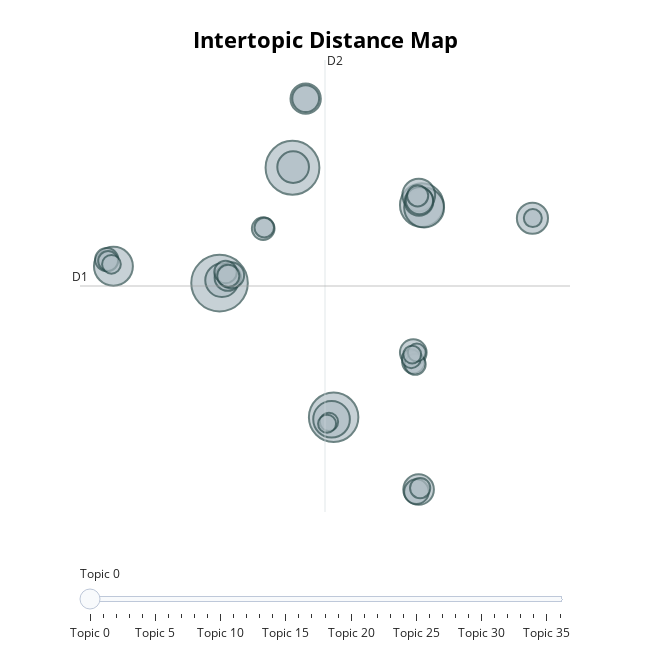

Notebook cell for this chart:
### Code cell
model.visualize_topics()

### Figure 1 — Plotly figure (JSON) as saved in the notebook; plotly's stock layout.template omitted (floating-point values rounded to 4 significant figures)
{"data": [{"customdata": [[0, "catholic | church | protestant | religion | clergy", 810], [1, "noble | lord | noble lord | subject | house", 733], [2, "army | service | officer | military | men", 619], [3, "bill | committee | read | second | time", 484], [4, "petition | petitioner | meeting | presented | presented petition", 403], [5, "debt | sum | money | year | tax", 384], [6, "country | war | power | government | nation", 340], [7, "parliament | house | opinion | government | principle", 282], [8, "punishment | offence | libel | law | crime", 272], [9, "country | subject | house | lord | said", 254], [10, "noble | noble lord | lord | duke | earl", 245], [11, "friend | learned friend | learned | night | noble", 237], [12, "trade | country | commerce | colony | state", 233], [13, "witness | evidence | testimony | lordship | bar", 208], [14, "lordship | inquiry | lord | question | noble", 187], [15, "corn | tax | price | irish | grain", 182], [16, "motion | measure | present motion | present | oppose", 180], [17, "baronet | baronet sir | sir | baronet baronet | gallon", 176], [18, "royal highness | highness | room | royal | slept", 173], [19, "danger | country | security | dangerous | safety", 154], [20, "amount | million | amounted | beer | including", 137], [21, "thought | duty | withdraw | motion | withdraw motion", 130], [22, "ship | vessel | fleet | seaman | coast", 129], [23, "evidence | principle | proof | however | answer", 127], [24, "wished | majesty | wish | house | table", 125], [25, "case | judge | proceeding | lordship | justice", 113], [26, "member | member member | learned | dissent | member side", 111], [27, "fraud | law | friend | learned | case", 104], [28, "year | estimate | last year | loan | last", 100], [29, "charge | said | clerk | forward | proof", 97], [30, "objection | objected | objection objection | reference | objection principle", 91], [31, "circulation | currency | note | paper | gold", 89], [32, "virtue | honourable | nation | country | man", 85], [33, "remedy | heart | distress | suffering | saw", 82], [34, "earl | noble earl | noble | earl opposite | marquis", 82], [35, "fund | consolidated fund | consolidated | time | went", 81], [36, "amendment | moved | discussion | support amendment | st", 80]], "hovertemplate": "<b>Topic %{customdata[0]}</b><br>%{customdata[1]}<br>Size: %{customdata[2]}", "legendgroup": "", "marker": {"color": "#B0BEC5", "size": [810, 733, 619, 484, 403, 384, 340, 282, 272, 254, 245, 237, 233, 208, 187, 182, 180, 176, 173, 154, 137, 130, 129, 127, 125, 113, 111, 104, 100, 97, 91, 89, 85, 82, 82, 81, 80], "sizemode": "area", "sizeref": 0.5062, "symbol": "circle", "line": {"color": "DarkSlateGrey", "width": 2}}, "mode": "markers", "name": "", "orientation": "v", "showlegend": false, "x": [-5.081, 0.5837, 3.78, 10.63, 10.81, -13.32, 3.618, -4.894, 10.39, 0.6353, 19.22, 10.38, 1.608, 10.41, 10.44, 1.609, 9.965, -4.44, -4.187, 10.21, -13.84, -1.689, -4.614, 9.979, -4.404, 10.3, 10.11, 10.5, -13.74, -1.61, 9.809, -13.48, 3.417, 3.269, 19.25, 10.24, 9.883], "xaxis": "x", "y": [5.738, 14.8, -4.808, 11.87, 11.68, 7.066, -4.97, 5.957, 12.66, 14.86, 10.83, -10.49, 20.24, 12.15, 12.23, 20.24, 0.276, 6.166, 6.348, -10.66, 7.586, 10.02, 6.617, -0.4888, 6.298, 12.6, -0.6437, -10.37, 7.479, 10.1, -0.2066, 7.219, -5.171, -5.32, 10.85, 0.2794, 0.1174], "yaxis": "y", "type": "scatter"}], "layout": {"xaxis": {"anchor": "y", "domain": [0.0, 1.0], "title": {"text": ""}, "visible": false, "range": [-15.92, 22.14]}, "yaxis": {"anchor": "x", "domain": [0.0, 1.0], "title": {"text": ""}, "visible": false, "range": [-12.26, 23.28]}, "legend": {"tracegroupgap": 0, "itemsizing": "constant"}, "margin": {"t": 60}, "title": {"font": {"size": 22, "color": "Black"}, "text": "<b>Intertopic Distance Map</b>", "y": 0.95, "x": 0.5, "xanchor": "center", "yanchor": "top"}, "hoverlabel": {"font": {"size": 16, "family": "Rockwell"}, "bgcolor": "white"}, "width": 650, "height": 650, "sliders": [{"active": 0, "pad": {"t": 50}, "steps": [{"args": [{"marker.color": [["red", "#B0BEC5", "#B0BEC5", "#B0BEC5", "#B0BEC5", "#B0BEC5", "#B0BEC5", "#B0BEC5", "#B0BEC5", "#B0BEC5", "#B0BEC5", "#B0BEC5", "#B0BEC5", "#B0BEC5", "#B0BEC5", "#B0BEC5", "#B0BEC5", "#B0BEC5", "#B0BEC5", "#B0BEC5", "#B0BEC5", "#B0BEC5", "#B0BEC5", "#B0BEC5", "#B0BEC5", "#B0BEC5", "#B0BEC5", "#B0BEC5", "#B0BEC5", "#B0BEC5", "#B0BEC5", "#B0BEC5", "#B0BEC5", "#B0BEC5", "#B0BEC5", "#B0BEC5", "#B0BEC5"]]}], "label": "Topic 0", "method": "update"}, {"args": [{"marker.color": [["#B0BEC5", "red", "#B0BEC5", "#B0BEC5", "#B0BEC5", "#B0BEC5", "#B0BEC5", "#B0BEC5", "#B0BEC5", "#B0BEC5", "#B0BEC5", "#B0BEC5", "#B0BEC5", "#B0BEC5", "#B0BEC5", "#B0BEC5", "#B0BEC5", "#B0BEC5", "#B0BEC5", "#B0BEC5", "#B0BEC5", "#B0BEC5", "#B0BEC5", "#B0BEC5", "#B0BEC5", "#B0BEC5", "#B0BEC5", "#B0BEC5", "#B0BEC5", "#B0BEC5", "#B0BEC5", "#B0BEC5", "#B0BEC5", "#B0BEC5", "#B0BEC5", "#B0BEC5", "#B0BEC5"]]}], "label": "Topic 1", "method": "update"}, {"args": [{"marker.color": [["#B0BEC5", "#B0BEC5", "red", "#B0BEC5", "#B0BEC5", "#B0BEC5", "#B0BEC5", "#B0BEC5", "#B0BEC5", "#B0BEC5", "#B0BEC5", "#B0BEC5", "#B0BEC5", "#B0BEC5", "#B0BEC5", "#B0BEC5", "#B0BEC5", "#B0BEC5", "#B0BEC5", "#B0BEC5", "#B0BEC5", "#B0BEC5", "#B0BEC5", "#B0BEC5", "#B0BEC5", "#B0BEC5", "#B0BEC5", "#B0BEC5", "#B0BEC5", "#B0BEC5", "#B0BEC5", "#B0BEC5", "#B0BEC5", "#B0BEC5", "#B0BEC5", "#B0BEC5", "#B0BEC5"]]}], "label": "Topic 2", "method": "update"}, {"args": [{"marker.color": [["#B0BEC5", "#B0BEC5", "#B0BEC5", "red", "#B0BEC5", "#B0BEC5", "#B0BEC5", "#B0BEC5", "#B0BEC5", "#B0BEC5", "#B0BEC5", "#B0BEC5", "#B0BEC5", "#B0BEC5", "#B0BEC5", "#B0BEC5", "#B0BEC5", "#B0BEC5", "#B0BEC5", "#B0BEC5", "#B0BEC5", "#B0BEC5", "#B0BEC5", "#B0BEC5", "#B0BEC5", "#B0BEC5", "#B0BEC5", "#B0BEC5", "#B0BEC5", "#B0BEC5", "#B0BEC5", "#B0BEC5", "#B0BEC5", "#B0BEC5", "#B0BEC5", "#B0BEC5", "#B0BEC5"]]}], "label": "Topic 3", "method": "update"}, {"args": [{"marker.color": [["#B0BEC5", "#B0BEC5", "#B0BEC5", "#B0BEC5", "red", "#B0BEC5", "#B0BEC5", "#B0BEC5", "#B0BEC5", "#B0BEC5", "#B0BEC5", "#B0BEC5", "#B0BEC5", "#B0BEC5", "#B0BEC5", "#B0BEC5", "#B0BEC5", "#B0BEC5", "#B0BEC5", "#B0BEC5", "#B0BEC5", "#B0BEC5", "#B0BEC5", "#B0BEC5", "#B0BEC5", "#B0BEC5", "#B0BEC5", "#B0BEC5", "#B0BEC5", "#B0BEC5", "#B0BEC5", "#B0BEC5", "#B0BEC5", "#B0BEC5", "#B0BEC5", "#B0BEC5", "#B0BEC5"]]}], "label": "Topic 4", "method": "update"}, {"args": [{"marker.color": [["#B0BEC5", "#B0BEC5", "#B0BEC5", "#B0BEC5", "#B0BEC5", "red", "#B0BEC5", "#B0BEC5", "#B0BEC5", "#B0BEC5", "#B0BEC5", "#B0BEC5", "#B0BEC5", "#B0BEC5", "#B0BEC5", "#B0BEC5", "#B0BEC5", "#B0BEC5", "#B0BEC5", "#B0BEC5", "#B0BEC5", "#B0BEC5", "#B0BEC5", "#B0BEC5", "#B0BEC5", "#B0BEC5", "#B0BEC5", "#B0BEC5", "#B0BEC5", "#B0BEC5", "#B0BEC5", "#B0BEC5", "#B0BEC5", "#B0BEC5", "#B0BEC5", "#B0BEC5", "#B0BEC5"]]}], "label": "Topic 5", "method": "update"}, {"args": [{"marker.color": [["#B0BEC5", "#B0BEC5", "#B0BEC5", "#B0BEC5", "#B0BEC5", "#B0BEC5", "red", "#B0BEC5", "#B0BEC5", "#B0BEC5", "#B0BEC5", "#B0BEC5", "#B0BEC5", "#B0BEC5", "#B0BEC5", "#B0BEC5", "#B0BEC5", "#B0BEC5", "#B0BEC5", "#B0BEC5", "#B0BEC5", "#B0BEC5", "#B0BEC5", "#B0BEC5", "#B0BEC5", "#B0BEC5", "#B0BEC5", "#B0BEC5", "#B0BEC5", "#B0BEC5", "#B0BEC5", "#B0BEC5", "#B0BEC5", "#B0BEC5", "#B0BEC5", "#B0BEC5", "#B0BEC5"]]}], "label": "Topic 6", "method": "update"}, {"args": [{"marker.color": [["#B0BEC5", "#B0BEC5", "#B0BEC5", "#B0BEC5", "#B0BEC5", "#B0BEC5", "#B0BEC5", "red", "#B0BEC5", "#B0BEC5", "#B0BEC5", "#B0BEC5", "#B0BEC5", "#B0BEC5", "#B0BEC5", "#B0BEC5", "#B0BEC5", "#B0BEC5", "#B0BEC5", "#B0BEC5", "#B0BEC5", "#B0BEC5", "#B0BEC5", "#B0BEC5", "#B0BEC5", "#B0BEC5", "#B0BEC5", "#B0BEC5", "#B0BEC5", "#B0BEC5", "#B0BEC5", "#B0BEC5", "#B0BEC5", "#B0BEC5", "#B0BEC5", "#B0BEC5", "#B0BEC5"]]}], "label": "Topic 7", "method": "update"}, {"args": [{"marker.color": [["#B0BEC5", "#B0BEC5", "#B0BEC5", "#B0BEC5", "#B0BEC5", "#B0BEC5", "#B0BEC5", "#B0BEC5", "red", "#B0BEC5", "#B0BEC5", "#B0BEC5", "#B0BEC5", "#B0BEC5", "#B0BEC5", "#B0BEC5", "#B0BEC5", "#B0BEC5", "#B0BEC5", "#B0BEC5", "#B0BEC5", "#B0BEC5", "#B0BEC5", "#B0BEC5", "#B0BEC5", "#B0BEC5", "#B0BEC5", "#B0BEC5", "#B0BEC5", "#B0BEC5", "#B0BEC5", "#B0BEC5", "#B0BEC5", "#B0BEC5", "#B0BEC5", "#B0BEC5", "#B0BEC5"]]}], "label": "Topic 8", "method": "update"}, {"args": [{"marker.color": [["#B0BEC5", "#B0BEC5", "#B0BEC5", "#B0BEC5", "#B0BEC5", "#B0BEC5", "#B0BEC5", "#B0BEC5", "#B0BEC5", "red", "#B0BEC5", "#B0BEC5", "#B0BEC5", "#B0BEC5", "#B0BEC5", "#B0BEC5", "#B0BEC5", "#B0BEC5", "#B0BEC5", "#B0BEC5", "#B0BEC5", "#B0BEC5", "#B0BEC5", "#B0BEC5", "#B0BEC5", "#B0BEC5", "#B0BEC5", "#B0BEC5", "#B0BEC5", "#B0BEC5", "#B0BEC5", "#B0BEC5", "#B0BEC5", "#B0BEC5", "#B0BEC5", "#B0BEC5", "#B0BEC5"]]}], "label": "Topic 9", "method": "update"}, {"args": [{"marker.color": [["#B0BEC5", "#B0BEC5", "#B0BEC5", "#B0BEC5", "#B0BEC5", "#B0BEC5", "#B0BEC5", "#B0BEC5", "#B0BEC5", "#B0BEC5", "red", "#B0BEC5", "#B0BEC5", "#B0BEC5", "#B0BEC5", "#B0BEC5", "#B0BEC5", "#B0BEC5", "#B0BEC5", "#B0BEC5", "#B0BEC5", "#B0BEC5", "#B0BEC5", "#B0BEC5", "#B0BEC5", "#B0BEC5", "#B0BEC5", "#B0BEC5", "#B0BEC5", "#B0BEC5", "#B0BEC5", "#B0BEC5", "#B0BEC5", "#B0BEC5", "#B0BEC5", "#B0BEC5", "#B0BEC5"]]}], "label": "Topic 10", "method": "update"}, {"args": [{"marker.color": [["#B0BEC5", "#B0BEC5", "#B0BEC5", "#B0BEC5", "#B0BEC5", "#B0BEC5", "#B0BEC5", "#B0BEC5", "#B0BEC5", "#B0BEC5", "#B0BEC5", "red", "#B0BEC5", "#B0BEC5", "#B0BEC5", "#B0BEC5", "#B0BEC5", "#B0BEC5", "#B0BEC5", "#B0BEC5", "#B0BEC5", "#B0BEC5", "#B0BEC5", "#B0BEC5", "#B0BEC5", "#B0BEC5", "#B0BEC5", "#B0BEC5", "#B0BEC5", "#B0BEC5", "#B0BEC5", "#B0BEC5", "#B0BEC5", "#B0BEC5", "#B0BEC5", "#B0BEC5", "#B0BEC5"]]}], "label": "Topic 11", "method": "update"}, {"args": [{"marker.color": [["#B0BEC5", "#B0BEC5", "#B0BEC5", "#B0BEC5", "#B0BEC5", "#B0BEC5", "#B0BEC5", "#B0BEC5", "#B0BEC5", "#B0BEC5", "#B0BEC5", "#B0BEC5", "red", "#B0BEC5", "#B0BEC5", "#B0BEC5", "#B0BEC5", "#B0BEC5", "#B0BEC5", "#B0BEC5", "#B0BEC5", "#B0BEC5", "#B0BEC5", "#B0BEC5", "#B0BEC5", "#B0BEC5", "#B0BEC5", "#B0BEC5", "#B0BEC5", "#B0BEC5", "#B0BEC5", "#B0BEC5", "#B0BEC5", "#B0BEC5", "#B0BEC5", "#B0BEC5", "#B0BEC5"]]}], "label": "Topic 12", "method": "update"}, {"args": [{"marker.color": [["#B0BEC5", "#B0BEC5", "#B0BEC5", "#B0BEC5", "#B0BEC5", "#B0BEC5", "#B0BEC5", "#B0BEC5", "#B0BEC5", "#B0BEC5", "#B0BEC5", "#B0BEC5", "#B0BEC5", "red", "#B0BEC5", "#B0BEC5", "#B0BEC5", "#B0BEC5", "#B0BEC5", "#B0BEC5", "#B0BEC5", "#B0BEC5", "#B0BEC5", "#B0BEC5", "#B0BEC5", "#B0BEC5", "#B0BEC5", "#B0BEC5", "#B0BEC5", "#B0BEC5", "#B0BEC5", "#B0BEC5", "#B0BEC5", "#B0BEC5", "#B0BEC5", "#B0BEC5", "#B0BEC5"]]}], "label": "Topic 13", "method": "update"}, {"args": [{"marker.color": [["#B0BEC5", "#B0BEC5", "#B0BEC5", "#B0BEC5", "#B0BEC5", "#B0BEC5", "#B0BEC5", "#B0BEC5", "#B0BEC5", "#B0BEC5", "#B0BEC5", "#B0BEC5", "#B0BEC5", "#B0BEC5", "red", "#B0BEC5", "#B0BEC5", "#B0BEC5", "#B0BEC5", "#B0BEC5", "#B0BEC5", "#B0BEC5", "#B0BEC5", "#B0BEC5", "#B0BEC5", "#B0BEC5", "#B0BEC5", "#B0BEC5", "#B0BEC5", "#B0BEC5", "#B0BEC5", "#B0BEC5", "#B0BEC5", "#B0BEC5", "#B0BEC5", "#B0BEC5", "#B0BEC5"]]}], "label": "Topic 14", "method": "update"}, {"args": [{"marker.color": [["#B0BEC5", "#B0BEC5", "#B0BEC5", "#B0BEC5", "#B0BEC5", "#B0BEC5", "#B0BEC5", "#B0BEC5", "#B0BEC5", "#B0BEC5", "#B0BEC5", "#B0BEC5", "#B0BEC5", "#B0BEC5", "#B0BEC5", "red", "#B0BEC5", "#B0BEC5", "#B0BEC5", "#B0BEC5", "#B0BEC5", "#B0BEC5", "#B0BEC5", "#B0BEC5", "#B0BEC5", "#B0BEC5", "#B0BEC5", "#B0BEC5", "#B0BEC5", "#B0BEC5", "#B0BEC5", "#B0BEC5", "#B0BEC5", "#B0BEC5", "#B0BEC5", "#B0BEC5", "#B0BEC5"]]}], "label": "Topic 15", "method": "update"}, {"args": [{"marker.color": [["#B0BEC5", "#B0BEC5", "#B0BEC5", "#B0BEC5", "#B0BEC5", "#B0BEC5", "#B0BEC5", "#B0BEC5", "#B0BEC5", "#B0BEC5", "#B0BEC5", "#B0BEC5", "#B0BEC5", "#B0BEC5", "#B0BEC5", "#B0BEC5", "red", "#B0BEC5", "#B0BEC5", "#B0BEC5", "#B0BEC5", "#B0BEC5", "#B0BEC5", "#B0BEC5", "#B0BEC5", "#B0BEC5", "#B0BEC5", "#B0BEC5", "#B0BEC5", "#B0BEC5", "#B0BEC5", "#B0BEC5", "#B0BEC5", "#B0BEC5", "#B0BEC5", "#B0BEC5", "#B0BEC5"]]}], "label": "Topic 16", "method": "update"}, {"args": [{"marker.color": [["#B0BEC5", "#B0BEC5", "#B0BEC5", "#B0BEC5", "#B0BEC5", "#B0BEC5", "#B0BEC5", "#B0BEC5", "#B0BEC5", "#B0BEC5", "#B0BEC5", "#B0BEC5", "#B0BEC5", "#B0BEC5", "#B0BEC5", "#B0BEC5", "#B0BEC5", "red", "#B0BEC5", "#B0BEC5", "#B0BEC5", "#B0BEC5", "#B0BEC5", "#B0BEC5", "#B0BEC5", "#B0BEC5", "#B0BEC5", "#B0BEC5", "#B0BEC5", "#B0BEC5", "#B0BEC5", "#B0BEC5", "#B0BEC5", "#B0BEC5", "#B0BEC5", "#B0BEC5", "#B0BEC5"]]}], "label": "Topic 17", "method": "update"}, {"args": [{"marker.color": [["#B0BEC5", "#B0BEC5", "#B0BEC5", "#B0BEC5", "#B0BEC5", "#B0BEC5", "#B0BEC5", "#B0BEC5", "#B0BEC5", "#B0BEC5", "#B0BEC5", "#B0BEC5", "#B0BEC5", "#B0BEC5", "#B0BEC5", "#B0BEC5", "#B0BEC5", "#B0BEC5", "red", "#B0BEC5", "#B0BEC5", "#B0BEC5", "#B0BEC5", "#B0BEC5", "#B0BEC5", "#B0BEC5", "#B0BEC5", "#B0BEC5", "#B0BEC5", "#B0BEC5", "#B0BEC5", "#B0BEC5", "#B0BEC5", "#B0BEC5", "#B0BEC5", "#B0BEC5", "#B0BEC5"]]}], "label": "Topic 18", "method": "update"}, {"args": [{"marker.color": [["#B0BEC5", "#B0BEC5", "#B0BEC5", "#B0BEC5", "#B0BEC5", "#B0BEC5", "#B0BEC5", "#B0BEC5", "#B0BEC5", "#B0BEC5", "#B0BEC5", "#B0BEC5", "#B0BEC5", "#B0BEC5", "#B0BEC5", "#B0BEC5", "#B0BEC5", "#B0BEC5", "#B0BEC5", "red", "#B0BEC5", "#B0BEC5", "#B0BEC5", "#B0BEC5", "#B0BEC5", "#B0BEC5", "#B0BEC5", "#B0BEC5", "#B0BEC5", "#B0BEC5", "#B0BEC5", "#B0BEC5", "#B0BEC5", "#B0BEC5", "#B0BEC5", "#B0BEC5", "#B0BEC5"]]}], "label": "Topic 19", "method": "update"}, {"args": [{"marker.color": [["#B0BEC5", "#B0BEC5", "#B0BEC5", "#B0BEC5", "#B0BEC5", "#B0BEC5", "#B0BEC5", "#B0BEC5", "#B0BEC5", "#B0BEC5", "#B0BEC5", "#B0BEC5", "#B0BEC5", "#B0BEC5", "#B0BEC5", "#B0BEC5", "#B0BEC5", "#B0BEC5", "#B0BEC5", "#B0BEC5", "red", "#B0BEC5", "#B0BEC5", "#B0BEC5", "#B0BEC5", "#B0BEC5", "#B0BEC5", "#B0BEC5", "#B0BEC5", "#B0BEC5", "#B0BEC5", "#B0BEC5", "#B0BEC5", "#B0BEC5", "#B0BEC5", "#B0BEC5", "#B0BEC5"]]}], "label": "Topic 20", "method": "update"}, {"args": [{"marker.color": [["#B0BEC5", "#B0BEC5", "#B0BEC5", "#B0BEC5", "#B0BEC5", "#B0BEC5", "#B0BEC5", "#B0BEC5", "#B0BEC5", "#B0BEC5", "#B0BEC5", "#B0BEC5", "#B0BEC5", "#B0BEC5", "#B0BEC5", "#B0BEC5", "#B0BEC5", "#B0BEC5", "#B0BEC5", "#B0BEC5", "#B0BEC5", "red", "#B0BEC5", "#B0BEC5", "#B0BEC5", "#B0BEC5", "#B0BEC5", "#B0BEC5", "#B0BEC5", "#B0BEC5", "#B0BEC5", "#B0BEC5", "#B0BEC5", "#B0BEC5", "#B0BEC5", "#B0BEC5", "#B0BEC5"]]}], "label": "Topic 21", "method": "update"}, {"args": [{"marker.color": [["#B0BEC5", "#B0BEC5", "#B0BEC5", "#B0BEC5", "#B0BEC5", "#B0BEC5", "#B0BEC5", "#B0BEC5", "#B0BEC5", "#B0BEC5", "#B0BEC5", "#B0BEC5", "#B0BEC5", "#B0BEC5", "#B0BEC5", "#B0BEC5", "#B0BEC5", "#B0BEC5", "#B0BEC5", "#B0BEC5", "#B0BEC5", "#B0BEC5", "red", "#B0BEC5", "#B0BEC5", "#B0BEC5", "#B0BEC5", "#B0BEC5", "#B0BEC5", "#B0BEC5", "#B0BEC5", "#B0BEC5", "#B0BEC5", "#B0BEC5", "#B0BEC5", "#B0BEC5", "#B0BEC5"]]}], "label": "Topic 22", "method": "update"}, {"args": [{"marker.color": [["#B0BEC5", "#B0BEC5", "#B0BEC5", "#B0BEC5", "#B0BEC5", "#B0BEC5", "#B0BEC5", "#B0BEC5", "#B0BEC5", "#B0BEC5", "#B0BEC5", "#B0BEC5", "#B0BEC5", "#B0BEC5", "#B0BEC5", "#B0BEC5", "#B0BEC5", "#B0BEC5", "#B0BEC5", "#B0BEC5", "#B0BEC5", "#B0BEC5", "#B0BEC5", "red", "#B0BEC5", "#B0BEC5", "#B0BEC5", "#B0BEC5", "#B0BEC5", "#B0BEC5", "#B0BEC5", "#B0BEC5", "#B0BEC5", "#B0BEC5", "#B0BEC5", "#B0BEC5", "#B0BEC5"]]}], "label": "Topic 23", "method": "update"}, {"args": [{"marker.color": [["#B0BEC5", "#B0BEC5", "#B0BEC5", "#B0BEC5", "#B0BEC5", "#B0BEC5", "#B0BEC5", "#B0BEC5", "#B0BEC5", "#B0BEC5", "#B0BEC5", "#B0BEC5", "#B0BEC5", "#B0BEC5", "#B0BEC5", "#B0BEC5", "#B0BEC5", "#B0BEC5", "#B0BEC5", "#B0BEC5", "#B0BEC5", "#B0BEC5", "#B0BEC5", "#B0BEC5", "red", "#B0BEC5", "#B0BEC5", "#B0BEC5", "#B0BEC5", "#B0BEC5", "#B0BEC5", "#B0BEC5", "#B0BEC5", "#B0BEC5", "#B0BEC5", "#B0BEC5", "#B0BEC5"]]}], "label": "Topic 24", "method": "update"}, {"args": [{"marker.color": [["#B0BEC5", "#B0BEC5", "#B0BEC5", "#B0BEC5", "#B0BEC5", "#B0BEC5", "#B0BEC5", "#B0BEC5", "#B0BEC5", "#B0BEC5", "#B0BEC5", "#B0BEC5", "#B0BEC5", "#B0BEC5", "#B0BEC5", "#B0BEC5", "#B0BEC5", "#B0BEC5", "#B0BEC5", "#B0BEC5", "#B0BEC5", "#B0BEC5", "#B0BEC5", "#B0BEC5", "#B0BEC5", "red", "#B0BEC5", "#B0BEC5", "#B0BEC5", "#B0BEC5", "#B0BEC5", "#B0BEC5", "#B0BEC5", "#B0BEC5", "#B0BEC5", "#B0BEC5", "#B0BEC5"]]}], "label": "Topic 25", "method": "update"}, {"args": [{"marker.color": [["#B0BEC5", "#B0BEC5", "#B0BEC5", "#B0BEC5", "#B0BEC5", "#B0BEC5", "#B0BEC5", "#B0BEC5", "#B0BEC5", "#B0BEC5", "#B0BEC5", "#B0BEC5", "#B0BEC5", "#B0BEC5", "#B0BEC5", "#B0BEC5", "#B0BEC5", "#B0BEC5", "#B0BEC5", "#B0BEC5", "#B0BEC5", "#B0BEC5", "#B0BEC5", "#B0BEC5", "#B0BEC5", "#B0BEC5", "red", "#B0BEC5", "#B0BEC5", "#B0BEC5", "#B0BEC5", "#B0BEC5", "#B0BEC5", "#B0BEC5", "#B0BEC5", "#B0BEC5", "#B0BEC5"]]}], "label": "Topic 26", "method": "update"}, {"args": [{"marker.color": [["#B0BEC5", "#B0BEC5", "#B0BEC5", "#B0BEC5", "#B0BEC5", "#B0BEC5", "#B0BEC5", "#B0BEC5", "#B0BEC5", "#B0BEC5", "#B0BEC5", "#B0BEC5", "#B0BEC5", "#B0BEC5", "#B0BEC5", "#B0BEC5", "#B0BEC5", "#B0BEC5", "#B0BEC5", "#B0BEC5", "#B0BEC5", "#B0BEC5", "#B0BEC5", "#B0BEC5", "#B0BEC5", "#B0BEC5", "#B0BEC5", "red", "#B0BEC5", "#B0BEC5", "#B0BEC5", "#B0BEC5", "#B0BEC5", "#B0BEC5", "#B0BEC5", "#B0BEC5", "#B0BEC5"]]}], "label": "Topic 27", "method": "update"}, {"args": [{"marker.color": [["#B0BEC5", "#B0BEC5", "#B0BEC5", "#B0BEC5", "#B0BEC5", "#B0BEC5", "#B0BEC5", "#B0BEC5", "#B0BEC5", "#B0BEC5", "#B0BEC5", "#B0BEC5", "#B0BEC5", "#B0BEC5", "#B0BEC5", "#B0BEC5", "#B0BEC5", "#B0BEC5", "#B0BEC5", "#B0BEC5", "#B0BEC5", "#B0BEC5", "#B0BEC5", "#B0BEC5", "#B0BEC5", "#B0BEC5", "#B0BEC5", "#B0BEC5", "red", "#B0BEC5", "#B0BEC5", "#B0BEC5", "#B0BEC5", "#B0BEC5", "#B0BEC5", "#B0BEC5", "#B0BEC5"]]}], "label": "Topic 28", "method": "update"}, {"args": [{"marker.color": [["#B0BEC5", "#B0BEC5", "#B0BEC5", "#B0BEC5", "#B0BEC5", "#B0BEC5", "#B0BEC5", "#B0BEC5", "#B0BEC5", "#B0BEC5", "#B0BEC5", "#B0BEC5", "#B0BEC5", "#B0BEC5", "#B0BEC5", "#B0BEC5", "#B0BEC5", "#B0BEC5", "#B0BEC5", "#B0BEC5", "#B0BEC5", "#B0BEC5", "#B0BEC5", "#B0BEC5", "#B0BEC5", "#B0BEC5", "#B0BEC5", "#B0BEC5", "#B0BEC5", "red", "#B0BEC5", "#B0BEC5", "#B0BEC5", "#B0BEC5", "#B0BEC5", "#B0BEC5", "#B0BEC5"]]}], "label": "Topic 29", "method": "update"}, {"args": [{"marker.color": [["#B0BEC5", "#B0BEC5", "#B0BEC5", "#B0BEC5", "#B0BEC5", "#B0BEC5", "#B0BEC5", "#B0BEC5", "#B0BEC5", "#B0BEC5", "#B0BEC5", "#B0BEC5", "#B0BEC5", "#B0BEC5", "#B0BEC5", "#B0BEC5", "#B0BEC5", "#B0BEC5", "#B0BEC5", "#B0BEC5", "#B0BEC5", "#B0BEC5", "#B0BEC5", "#B0BEC5", "#B0BEC5", "#B0BEC5", "#B0BEC5", "#B0BEC5", "#B0BEC5", "#B0BEC5", "red", "#B0BEC5", "#B0BEC5", "#B0BEC5", "#B0BEC5", "#B0BEC5", "#B0BEC5"]]}], "label": "Topic 30", "method": "update"}, {"args": [{"marker.color": [["#B0BEC5", "#B0BEC5", "#B0BEC5", "#B0BEC5", "#B0BEC5", "#B0BEC5", "#B0BEC5", "#B0BEC5", "#B0BEC5", "#B0BEC5", "#B0BEC5", "#B0BEC5", "#B0BEC5", "#B0BEC5", "#B0BEC5", "#B0BEC5", "#B0BEC5", "#B0BEC5", "#B0BEC5", "#B0BEC5", "#B0BEC5", "#B0BEC5", "#B0BEC5", "#B0BEC5", "#B0BEC5", "#B0BEC5", "#B0BEC5", "#B0BEC5", "#B0BEC5", "#B0BEC5", "#B0BEC5", "red", "#B0BEC5", "#B0BEC5", "#B0BEC5", "#B0BEC5", "#B0BEC5"]]}], "label": "Topic 31", "method": "update"}, {"args": [{"marker.color": [["#B0BEC5", "#B0BEC5", "#B0BEC5", "#B0BEC5", "#B0BEC5", "#B0BEC5", "#B0BEC5", "#B0BEC5", "#B0BEC5", "#B0BEC5", "#B0BEC5", "#B0BEC5", "#B0BEC5", "#B0BEC5", "#B0BEC5", "#B0BEC5", "#B0BEC5", "#B0BEC5", "#B0BEC5", "#B0BEC5", "#B0BEC5", "#B0BEC5", "#B0BEC5", "#B0BEC5", "#B0BEC5", "#B0BEC5", "#B0BEC5", "#B0BEC5", "#B0BEC5", "#B0BEC5", "#B0BEC5", "#B0BEC5", "red", "#B0BEC5", "#B0BEC5", "#B0BEC5", "#B0BEC5"]]}], "label": "Topic 32", "method": "update"}, {"args": [{"marker.color": [["#B0BEC5", "#B0BEC5", "#B0BEC5", "#B0BEC5", "#B0BEC5", "#B0BEC5", "#B0BEC5", "#B0BEC5", "#B0BEC5", "#B0BEC5", "#B0BEC5", "#B0BEC5", "#B0BEC5", "#B0BEC5", "#B0BEC5", "#B0BEC5", "#B0BEC5", "#B0BEC5", "#B0BEC5", "#B0BEC5", "#B0BEC5", "#B0BEC5", "#B0BEC5", "#B0BEC5", "#B0BEC5", "#B0BEC5", "#B0BEC5", "#B0BEC5", "#B0BEC5", "#B0BEC5", "#B0BEC5", "#B0BEC5", "#B0BEC5", "red", "#B0BEC5", "#B0BEC5", "#B0BEC5"]]}], "label": "Topic 33", "method": "update"}, {"args": [{"marker.color": [["#B0BEC5", "#B0BEC5", "#B0BEC5", "#B0BEC5", "#B0BEC5", "#B0BEC5", "#B0BEC5", "#B0BEC5", "#B0BEC5", "#B0BEC5", "#B0BEC5", "#B0BEC5", "#B0BEC5", "#B0BEC5", "#B0BEC5", "#B0BEC5", "#B0BEC5", "#B0BEC5", "#B0BEC5", "#B0BEC5", "#B0BEC5", "#B0BEC5", "#B0BEC5", "#B0BEC5", "#B0BEC5", "#B0BEC5", "#B0BEC5", "#B0BEC5", "#B0BEC5", "#B0BEC5", "#B0BEC5", "#B0BEC5", "#B0BEC5", "#B0BEC5", "red", "#B0BEC5", "#B0BEC5"]]}], "label": "Topic 34", "method": "update"}, {"args": [{"marker.color": [["#B0BEC5", "#B0BEC5", "#B0BEC5", "#B0BEC5", "#B0BEC5", "#B0BEC5", "#B0BEC5", "#B0BEC5", "#B0BEC5", "#B0BEC5", "#B0BEC5", "#B0BEC5", "#B0BEC5", "#B0BEC5", "#B0BEC5", "#B0BEC5", "#B0BEC5", "#B0BEC5", "#B0BEC5", "#B0BEC5", "#B0BEC5", "#B0BEC5", "#B0BEC5", "#B0BEC5", "#B0BEC5", "#B0BEC5", "#B0BEC5", "#B0BEC5", "#B0BEC5", "#B0BEC5", "#B0BEC5", "#B0BEC5", "#B0BEC5", "#B0BEC5", "#B0BEC5", "red", "#B0BEC5"]]}], "label": "Topic 35", "method": "update"}, {"args": [{"marker.color": [["#B0BEC5", "#B0BEC5", "#B0BEC5", "#B0BEC5", "#B0BEC5", "#B0BEC5", "#B0BEC5", "#B0BEC5", "#B0BEC5", "#B0BEC5", "#B0BEC5", "#B0BEC5", "#B0BEC5", "#B0BEC5", "#B0BEC5", "#B0BEC5", "#B0BEC5", "#B0BEC5", "#B0BEC5", "#B0BEC5", "#B0BEC5", "#B0BEC5", "#B0BEC5", "#B0BEC5", "#B0BEC5", "#B0BEC5", "#B0BEC5", "#B0BEC5", "#B0BEC5", "#B0BEC5", "#B0BEC5", "#B0BEC5", "#B0BEC5", "#B0BEC5", "#B0BEC5", "#B0BEC5", "red"]]}], "label": "Topic 36", "method": "update"}]}], "shapes": [{"line": {"color": "#CFD8DC", "width": 2}, "type": "line", "x0": 3.109, "x1": 3.109, "y0": -12.26, "y1": 23.28}, {"line": {"color": "#9E9E9E", "width": 2}, "type": "line", "x0": -15.92, "x1": 22.14, "y0": 5.51, "y1": 5.51}], "annotations": [{"showarrow": false, "text": "D1", "x": -15.92, "y": 5.51, "yshift": 10}, {"showarrow": false, "text": "D2", "x": 3.109, "xshift": 10, "y": 23.28}]}}
